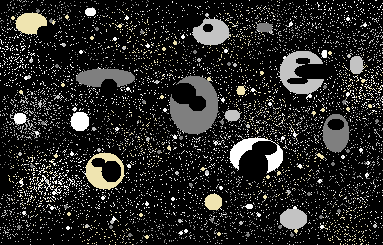
#> input picture Imagens de entrada/entrada4.png, 383 x 245 px, found by its file name
$ python aula-10+.py
#> lines starting #> are read from the running program, lines starting #| are printed output that depends on the picture; after the words box and inside, x2 and y2 are one past the last pixel; in counts of white or black regions, pixels touching at a corner belong together
# -*- coding: utf-8 -*-
"""
Created on Tue Oct 10 17:53:14 2023

@author: aluno
"""

import cv2
import numpy
foto = 'entrada4.png'
imagem = cv2.imread(foto)
#> imagem is the input picture: shape (245, 383, 3); mean B, G, R 37.6, 39.2, 39.5

#########################################################################################################
#=======================================================================================================#
#########################################################################################################

'''opFull = [[255,255,255],[255,255,255],[255,255,255]]
print('Operador Cheio =')
print(opFull)
print('')'''

opCruz = [[0,255,0],[255,255,255],[0,255,0]]
print('Operador Em Cruz =')
print(opCruz)
print('')

#cria uma imagem (matriz) e preenche seus pixels com tons de cinza
#cada tom de cinza equivale à média dos tres canais daquele pixel
def deixaCinza (IMG):
    cinzas = numpy.zeros((IMG.shape[0], IMG.shape[1]), dtype = numpy.uint8)
    for i in range (IMG.shape[0]):
        for j in range (IMG.shape[1]):
            cinzas[i][j] = (IMG[i][j].sum()//3)
    cv2.imshow('Imagem em Tons de Cinza', cinzas)
    return cinzas

    #####
#pega a imagem em tons de cinza e transforma eles em preto ou branco dependendo do seu valor
def deixaPB (CNZ):
    preBra = numpy.zeros((CNZ.shape[0], CNZ.shape[1]), dtype = numpy.uint8)
    for i in range (CNZ.shape[0]):
        for j in range (CNZ.shape[1]):
            if ((CNZ[i][j])/2) > 100:
                preBra[i][j] = 255
            else:
                preBra[i][j] = 0
    cv2.imshow('Imagem em Preto e Branco', preBra)
    return preBra

#########################################################################################################
#=======================================================================================================#
#########################################################################################################

#adiciona uma borda preta de 1 px na imagem
def botaBorda (IMG, OP):
    borda = numpy.zeros(((IMG.shape[0]+(OP.shape[0])%2), (IMG.shape[1])+(OP.shape[1]%2)), dtype = numpy.uint8)
    for i in range (IMG.shape[0]):
        for j in range (IMG.shape[1]):
            borda[i+((OP.shape[0])%2)][j+((OP.shape[1])%2)] = IMG[i][j]
    cv2.imshow('Borda Criada', borda)
    return borda

#########################################################################################################
#=======================================================================================================#
#########################################################################################################

def erosao (PRBR, OP):
    erodida = numpy.zeros((PRBR.shape[0], PRBR.shape[1]), dtype = numpy.uint8)
    mascara = numpy.zeros((OP.shape[0], OP.shape[1]), dtype = numpy.uint8)
    cont = 0
    for i in range ((PRBR.shape[0])-((OP.shape[0]%2)*2)):
        for j in range ((PRBR.shape[1])-((OP.shape[1]%2)*2)):
            for m in range (OP.shape[0]):
                for n in range (OP.shape[1]):
                    mascara[m][n] = PRBR[i+m][j+n]
                    for x in range (m*n):
                        y = round(x/m)
                        z = round(x/n)
                        if (mascara[y][z] == 255) and (OP[y][z] == 255):
                            cont = cont + 1
                        if (cont == 9):
                            erodida[i][j] = 255
            '''m = n = 0
            auxF = 0
            ###
            if (PRBR[i][j] == 255) and (OP[m][n] == 255):((OP.shape[0]%2)+1)
                auxF = auxF + 1
            if (PRBR[i][j+(OP.shape[0]%2)] == 255) and (OP[m][n+(OP.shape[0]%2)] == 255):
                auxF = auxF + 1
            if (PRBR[i][j+2] == 255) and (OP[m][n+2] == 255):
                auxF = auxF + 1
            if (PRBR[i+(OP.shape[0]%2)][j] == 255) and (OP[m+(OP.shape[0]%2)][n] == 255):
                auxF = auxF + 1
            if (PRBR[i+(OP.shape[0]%2)][j+(OP.shape[0]%2)] == 255) and (OP[m+(OP.shape[0]%2)][n+1] == 255):
                auxF = auxF + 1
            if (PRBR[i+(OP.shape[0]%2)][j+2] == 255) and (OP[m+(OP.shape[0]%2)][n+2] == 255):
                auxF = auxF + 1
            if (PRBR[i+2][j] == 255) and (OP[m+2][n] == 255):
                auxF = auxF + 1
            if (PRBR[i+2][j+(OP.shape[0]%2)] == 255) and (OP[m+2][n+1(OP.shape[0]%2)] == 255):
                auxF = auxF + 1
            if (PRBR[i+2][j+2] == 255) and (OP[m+2][n+2] == 255):
                auxF = auxF + 1
            ###
            if auxF == 9:
                erodida[i+1][j+1] = 255'''
    cv2.imshow('Erosao da Imagem', erodida)
    return erodida


#########################################################################################################
#=======================================================================================================#
#########################################################################################################

def dilatacao (ERDD, OP):
    dilatada = botaBorda(ERDD, OP)
    mascara = numpy.zeros((OP.shape[0], OP.shape[1]), dtype = numpy.uint8)
    cont = 0
    for i in range ((ERDD.shape[0])-((OP.shape[0]%2)*2)):
        for j in range ((ERDD.shape[1])-((OP.shape[1]%2)*2)):
            for m in range (OP.shape[0]):
                for n in range (OP.shape[1]):
                    mascara[m][n] = ERDD[i+m][j+n]
                    for x in range (m*n):
                        y = round(x/m)
                        z = round(x/n)
                        if (mascara[y][z] == 255) and (OP[y][z] == 255):
                            cont = cont + 1
                        if (cont > 0):
                            dilatada[i][j] = 255
            '''m = n = 0
            auxF = 0
            ###
            if (ERDD[i][j] == 255) and (OP[m][n] == 255):
                auxF = auxF + 1
            if (ERDD[i][j+1] == 255) and (OP[m][n+1] == 255):
                auxF = auxF + 1
            if (ERDD[i][j+2] == 255) and (OP[m][n+2] == 255):
                auxF = auxF + 1
            if (ERDD[i+1][j] == 255) and (OP[m+1][n] == 255):
                auxF = auxF + 1
            if (ERDD[i+1][j+1] == 255) and (OP[m+1][n+1] == 255):
                auxF = auxF + 1
            if (ERDD[i+1][j+2] == 255) and (OP[m+1][n+2] == 255):
                auxF = auxF + 1
            if (ERDD[i+2][j] == 255) and (OP[m+2][n] == 255):
                auxF = auxF + 1
            if (ERDD[i+2][j+1] == 255) and (OP[m+2][n+1] == 255):
                auxF = auxF + 1
            if (ERDD[i+2][j+2] == 255) and (OP[m+2][n+2] == 255):
                auxF = auxF + 1
            ###
            if auxF > 0:
                dilatada[i+1][j+1] = 255'''
    cv2.imshow('Dilatacao da Imagem', dilatada)
    return dilatada

#########################################################################################################
#=======================================================================================================#
#########################################################################################################

'''print('Escolha o tipo de operador:')
print('Tipo 1: Cheio')
print('Tipo 2: Cruz')
tipoOp = input('Tipo 1 ou 2? ')
print('')
if (tipoOp == 1):
    print("Qual o tamanho (Altura x Largura)?")
    print()
    altura = input()
    print()
    largura = input('Largura: ')
    operador = [numpy.zeros((altura, largura), dtype = numpy.uint8)]
    for i in range (altura):
        for j in range (largura):
            operador[i][j] = 255
if (tipoOp == 2):
    operador = [[0,255,0],[255,255,255],[0,255,0]]'''

a = l = int
print('Escolha o tamanho do operador cheio.')
a = int(input('Altura: '))
#> the answer given: 3
l = int(input('Largura: '))
#> the answer given: 3
operador = numpy.zeros ((a, l), dtype = numpy.uint8)
for i in range (a):
    for j in range (l):
        operador[i][j] = 255

cinzas = deixaCinza(imagem)

pretoBranco = deixaPB(cinzas)
#> after the loop in deixaPB, `for i in range (CNZ.shape[0]):`:
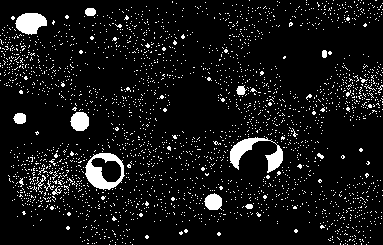
#> preBra: shape (245, 383); 7.9% white; 2574 white regions (2559 under 20 px), largest, box (x1, y1, x2, y2) and area: (230, 137, 283, 173) 703, (85, 153, 125, 190) 692, (15, 13, 47, 35) 502

imgErodida = erosao(pretoBranco, operador)
#> after the loop in erosao, `for i in range ((PRBR.shape[0])-((OP.shape[0]%2)*2)):`:
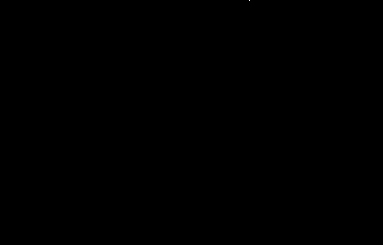
#> erodida: shape (245, 383); 0% white in thin lines or dots, all inside (x1, y1, x2, y2) = (249, 0, 250, 1)
#> after the loop in erosao, `for i in range ((PRBR.shape[0])-((OP.shape[0]%2)*2)):`: cont = 66235; mascara = [[0, 0, 0], [0, 0, 0], [0, 0, 0]]

imgDilatada = dilatacao(pretoBranco, operador)
#> after the loop in botaBorda, `for i in range (IMG.shape[0]):`:
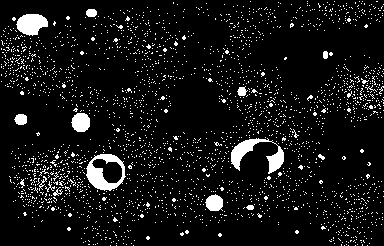
#> borda: shape (246, 384); 7.8% white; 2574 white regions (2559 under 20 px), largest, box (x1, y1, x2, y2) and area: (231, 138, 284, 174) 703, (86, 154, 126, 191) 692, (16, 14, 48, 36) 502
#> after the loop in dilatacao, `for i in range ((ERDD.shape[0])-((OP.shape[0]%2)*2)):`:
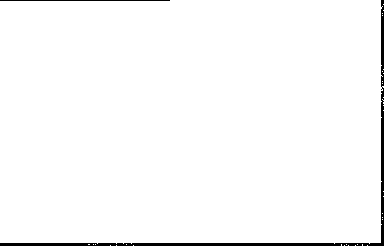
#> dilatada: shape (246, 384); 97.9% white; 2 black regions, box (x1, y1, x2, y2) and area: (0, 0, 384, 246) 1817, (0, 0, 170, 1) 170
#> after the loop in dilatacao, `for i in range ((ERDD.shape[0])-((OP.shape[0]%2)*2)):`: cont = 66235; mascara = [[0, 0, 0], [0, 0, 0], [0, 0, 0]]
'''
erosDilat = dilatacao(imgErodida, operador)
'''
cv2.waitKey(0)

$ run again, with Imagens de entrada/entrada3.png copied over Imagens de entrada/entrada4.png
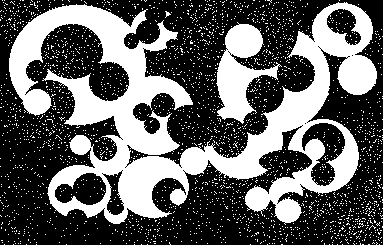
#> input picture Imagens de entrada/entrada3.png, 383 x 245 px, found by its file name
#> imagem is the input picture: shape (245, 383, 3); 37.9% white; 2643 white regions (2641 under 20 px), largest, box (x1, y1, x2, y2) and area: (9, 2, 377, 225) 28753, (216, 22, 282, 124) 3049
#> after the loop in erosao, `for i in range ((PRBR.shape[0])-((OP.shape[0]%2)*2)):`: cont = 319463; mascara = [[0, 255, 0], [0, 0, 0], [0, 0, 0]]
#> after the loop in botaBorda, `for i in range (IMG.shape[0]):`:
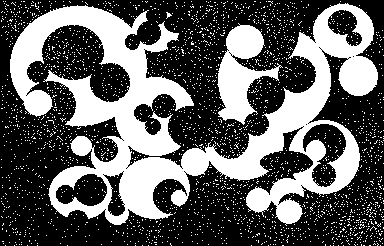
#> borda: shape (246, 384); 37.7% white; 2643 white regions (2641 under 20 px), largest, box (x1, y1, x2, y2) and area: (10, 3, 378, 226) 28753, (217, 23, 283, 125) 3049
#> after the loop in dilatacao, `for i in range ((ERDD.shape[0])-((OP.shape[0]%2)*2)):`:
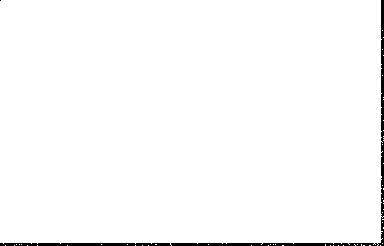
#> dilatada: shape (246, 384); 98.1% white; 2 black regions (1 under 20 px), largest, box (x1, y1, x2, y2) and area: (0, 0, 384, 246) 1760
#> after the loop in dilatacao, `for i in range ((ERDD.shape[0])-((OP.shape[0]%2)*2)):`: cont = 319463; mascara = [[0, 255, 0], [0, 0, 0], [0, 0, 0]]
